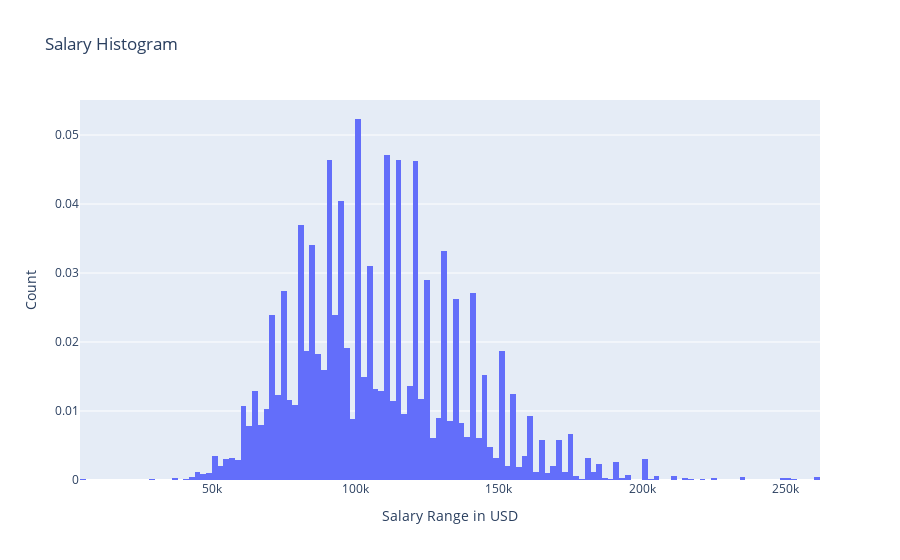

The notebook cell this image was saved under:
### Markdown cell above
## Histogram

### Code cell
fig = go.Figure(data=[go.Histogram(x=data_scientists['salary'], histnorm='probability')])
fig.update_layout(title = 'Salary Histogram', xaxis_title = 'Salary Range in USD', yaxis_title = 'Count')
fig.show()

### Figure 1 — Plotly figure (JSON) as saved in the notebook; plotly's stock layout.template omitted (floating-point values rounded to 4 significant figures; data arrays with more than 128 entries replaced by an {"elided": "..."} marker saying what was removed)
{"data": [{"histnorm": "probability", "type": "histogram", "x": {"elided": "7339 int values"}}], "layout": {"title": {"text": "Salary Histogram"}, "xaxis": {"title": {"text": "Salary Range in USD"}}, "yaxis": {"title": {"text": "Count"}}}}
